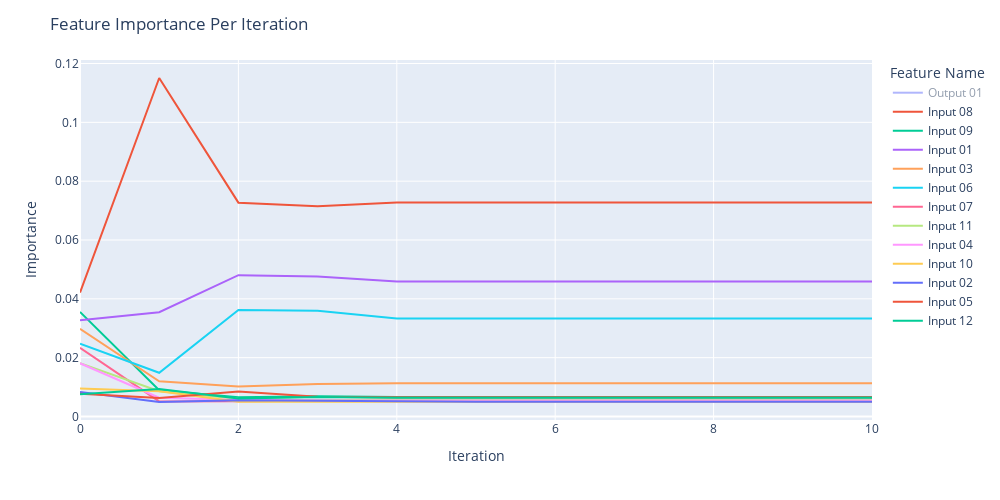

The cell this chart's notebook holds for it:
### Code cell
fig = px.line(df_imp, x='Iteration', y="Importance", color = "Feature Name")

fig.update_layout(
    autosize=False,
    width=1000,
    height=500,
    title_text=f"Feature Importance Per Iteration",
    #paper_bgcolor='#2d3035',
    #plot_bgcolor='#2d3035', 
)

fig.show()

### Figure 1 — Plotly figure (JSON) as saved in the notebook; plotly's stock layout.template omitted (floating-point values rounded to 4 significant figures)
{"data": [{"hovertemplate": "Feature Name=Output 01<br>Iteration=%{x}<br>Importance=%{y}<extra></extra>", "legendgroup": "Output 01", "line": {"color": "#636efa", "dash": "solid"}, "marker": {"symbol": "circle"}, "mode": "lines", "name": "Output 01", "orientation": "v", "showlegend": true, "type": "scatter", "visible": "legendonly", "x": [0, 1, 2, 3, 4, 5, 6, 7, 8, 9, 10], "xaxis": "x", "y": [0.7424, 0.7644, 0.7843, 0.7869, 0.7902, 0.7902, 0.7902, 0.7902, 0.7902, 0.7902, 0.7902], "yaxis": "y"}, {"hovertemplate": "Feature Name=Input 08<br>Iteration=%{x}<br>Importance=%{y}<extra></extra>", "legendgroup": "Input 08", "line": {"color": "#EF553B", "dash": "solid"}, "marker": {"symbol": "circle"}, "mode": "lines", "name": "Input 08", "orientation": "v", "showlegend": true, "type": "scatter", "x": [0, 1, 2, 3, 4, 5, 6, 7, 8, 9, 10], "xaxis": "x", "y": [0.04212, 0.1151, 0.0727, 0.0715, 0.07276, 0.07276, 0.07276, 0.07276, 0.07276, 0.07276, 0.07276], "yaxis": "y"}, {"hovertemplate": "Feature Name=Input 09<br>Iteration=%{x}<br>Importance=%{y}<extra></extra>", "legendgroup": "Input 09", "line": {"color": "#00cc96", "dash": "solid"}, "marker": {"symbol": "circle"}, "mode": "lines", "name": "Input 09", "orientation": "v", "showlegend": true, "type": "scatter", "x": [0, 1, 2, 3, 4, 5, 6, 7, 8, 9, 10], "xaxis": "x", "y": [0.03554, 0.008895, 0.006532, 0.0069, 0.006647, 0.006647, 0.006647, 0.006647, 0.006647, 0.006647, 0.006647], "yaxis": "y"}, {"hovertemplate": "Feature Name=Input 01<br>Iteration=%{x}<br>Importance=%{y}<extra></extra>", "legendgroup": "Input 01", "line": {"color": "#ab63fa", "dash": "solid"}, "marker": {"symbol": "circle"}, "mode": "lines", "name": "Input 01", "orientation": "v", "showlegend": true, "type": "scatter", "x": [0, 1, 2, 3, 4, 5, 6, 7, 8, 9, 10], "xaxis": "x", "y": [0.03268, 0.03544, 0.04805, 0.04763, 0.04592, 0.04592, 0.04592, 0.04592, 0.04592, 0.04592, 0.04592], "yaxis": "y"}, {"hovertemplate": "Feature Name=Input 03<br>Iteration=%{x}<br>Importance=%{y}<extra></extra>", "legendgroup": "Input 03", "line": {"color": "#FFA15A", "dash": "solid"}, "marker": {"symbol": "circle"}, "mode": "lines", "name": "Input 03", "orientation": "v", "showlegend": true, "type": "scatter", "x": [0, 1, 2, 3, 4, 5, 6, 7, 8, 9, 10], "xaxis": "x", "y": [0.02981, 0.01198, 0.01018, 0.01105, 0.01127, 0.01127, 0.01127, 0.01127, 0.01127, 0.01127, 0.01127], "yaxis": "y"}, {"hovertemplate": "Feature Name=Input 06<br>Iteration=%{x}<br>Importance=%{y}<extra></extra>", "legendgroup": "Input 06", "line": {"color": "#19d3f3", "dash": "solid"}, "marker": {"symbol": "circle"}, "mode": "lines", "name": "Input 06", "orientation": "v", "showlegend": true, "type": "scatter", "x": [0, 1, 2, 3, 4, 5, 6, 7, 8, 9, 10], "xaxis": "x", "y": [0.02474, 0.01485, 0.03624, 0.03594, 0.03335, 0.03335, 0.03335, 0.03335, 0.03335, 0.03335, 0.03335], "yaxis": "y"}, {"hovertemplate": "Feature Name=Input 07<br>Iteration=%{x}<br>Importance=%{y}<extra></extra>", "legendgroup": "Input 07", "line": {"color": "#FF6692", "dash": "solid"}, "marker": {"symbol": "circle"}, "mode": "lines", "name": "Input 07", "orientation": "v", "showlegend": true, "type": "scatter", "x": [0, 1, 2, 3, 4, 5, 6, 7, 8, 9, 10], "xaxis": "x", "y": [0.02334, 0.005122, 0.005201, 0.005423, 0.00556, 0.00556, 0.00556, 0.00556, 0.00556, 0.00556, 0.00556], "yaxis": "y"}, {"hovertemplate": "Feature Name=Input 11<br>Iteration=%{x}<br>Importance=%{y}<extra></extra>", "legendgroup": "Input 11", "line": {"color": "#B6E880", "dash": "solid"}, "marker": {"symbol": "circle"}, "mode": "lines", "name": "Input 11", "orientation": "v", "showlegend": true, "type": "scatter", "x": [0, 1, 2, 3, 4, 5, 6, 7, 8, 9, 10], "xaxis": "x", "y": [0.0181, 0.008606, 0.006051, 0.005506, 0.00585, 0.00585, 0.00585, 0.00585, 0.00585, 0.00585, 0.00585], "yaxis": "y"}, {"hovertemplate": "Feature Name=Input 04<br>Iteration=%{x}<br>Importance=%{y}<extra></extra>", "legendgroup": "Input 04", "line": {"color": "#FF97FF", "dash": "solid"}, "marker": {"symbol": "circle"}, "mode": "lines", "name": "Input 04", "orientation": "v", "showlegend": true, "type": "scatter", "x": [0, 1, 2, 3, 4, 5, 6, 7, 8, 9, 10], "xaxis": "x", "y": [0.01809, 0.006395, 0.005611, 0.005416, 0.005479, 0.005479, 0.005479, 0.005479, 0.005479, 0.005479, 0.005479], "yaxis": "y"}, {"hovertemplate": "Feature Name=Input 10<br>Iteration=%{x}<br>Importance=%{y}<extra></extra>", "legendgroup": "Input 10", "line": {"color": "#FECB52", "dash": "solid"}, "marker": {"symbol": "circle"}, "mode": "lines", "name": "Input 10", "orientation": "v", "showlegend": true, "type": "scatter", "x": [0, 1, 2, 3, 4, 5, 6, 7, 8, 9, 10], "xaxis": "x", "y": [0.009492, 0.008599, 0.005039, 0.004982, 0.005018, 0.005018, 0.005018, 0.005018, 0.005018, 0.005018, 0.005018], "yaxis": "y"}, {"hovertemplate": "Feature Name=Input 02<br>Iteration=%{x}<br>Importance=%{y}<extra></extra>", "legendgroup": "Input 02", "line": {"color": "#636efa", "dash": "solid"}, "marker": {"symbol": "circle"}, "mode": "lines", "name": "Input 02", "orientation": "v", "showlegend": true, "type": "scatter", "x": [0, 1, 2, 3, 4, 5, 6, 7, 8, 9, 10], "xaxis": "x", "y": [0.008366, 0.004928, 0.005555, 0.005321, 0.005048, 0.005048, 0.005048, 0.005048, 0.005048, 0.005048, 0.005048], "yaxis": "y"}, {"hovertemplate": "Feature Name=Input 05<br>Iteration=%{x}<br>Importance=%{y}<extra></extra>", "legendgroup": "Input 05", "line": {"color": "#EF553B", "dash": "solid"}, "marker": {"symbol": "circle"}, "mode": "lines", "name": "Input 05", "orientation": "v", "showlegend": true, "type": "scatter", "x": [0, 1, 2, 3, 4, 5, 6, 7, 8, 9, 10], "xaxis": "x", "y": [0.007752, 0.006317, 0.00846, 0.006738, 0.006545, 0.006545, 0.006545, 0.006545, 0.006545, 0.006545, 0.006545], "yaxis": "y"}, {"hovertemplate": "Feature Name=Input 12<br>Iteration=%{x}<br>Importance=%{y}<extra></extra>", "legendgroup": "Input 12", "line": {"color": "#00cc96", "dash": "solid"}, "marker": {"symbol": "circle"}, "mode": "lines", "name": "Input 12", "orientation": "v", "showlegend": true, "type": "scatter", "x": [0, 1, 2, 3, 4, 5, 6, 7, 8, 9, 10], "xaxis": "x", "y": [0.007562, 0.009376, 0.00613, 0.006649, 0.006362, 0.006362, 0.006362, 0.006362, 0.006362, 0.006362, 0.006362], "yaxis": "y"}], "layout": {"autosize": false, "height": 500, "legend": {"title": {"text": "Feature Name"}, "tracegroupgap": 0}, "margin": {"t": 60}, "title": {"text": "Feature Importance Per Iteration"}, "width": 1000, "xaxis": {"anchor": "y", "autorange": true, "domain": [0, 1], "range": [0, 10], "title": {"text": "Iteration"}, "type": "linear"}, "yaxis": {"anchor": "x", "autorange": true, "domain": [0, 1], "range": [-0.001191, 0.1212], "title": {"text": "Importance"}, "type": "linear"}}}
